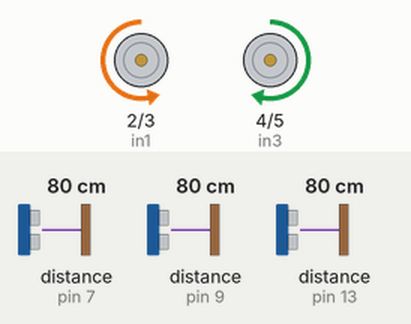
Simulated run of this sketch. Board: Arduino Uno, built with avr-gcc and run on an emulated ATmega328P. On the bench: motor-driver pin pairs drawn as motors (green arrow = first pin HIGH = forward, orange = second pin HIGH = backward, longer = more drive, scaled by the enable pin). Wiring (inferred from the names in the program): 3 × ultrasonic range finder: trigger pin 6, echo pin 7 / trigger pin 8, echo pin 9 / trigger pin 12, echo pin 13. Inputs (shaded band) come from the test bench; at power-on: distance to the obstacle (sensors on pin 7, pin 9, pin 13) 80 cm. The echo pulse lasts 58.3 µs per cm.

Above: at 1.2 s.
1.3 s: distance to the obstacle (sensor on pin 7) set to 28 cm
2.8 s: distance to the obstacle (sensor on pin 7) set to 24 cm
At 3.4 s:
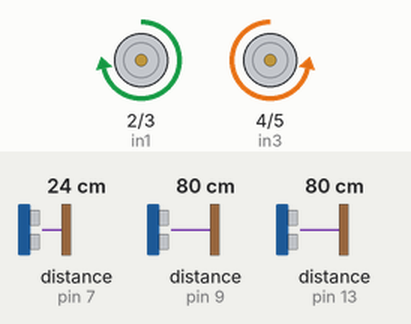
5.8 s: distance to the obstacle (sensor on pin 9) set to 35 cm
At 6.3 s:
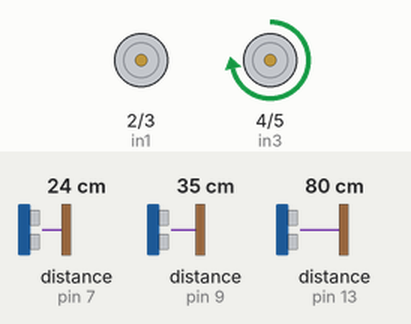
8.8 s: distance to the obstacle (sensor on pin 13) set to 2 cm
11.8 s: distance to the obstacle (sensor on pin 13) set to 35 cm
14.8 s: distance to the obstacle (sensor on pin 13) set to 4 cm
At 15.9 s:
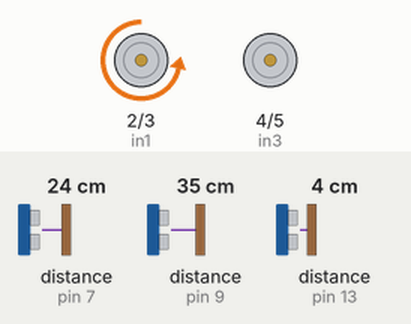
Timing chart, 0 to 18.8 s (numbered marks = the images above; inputs shaded):
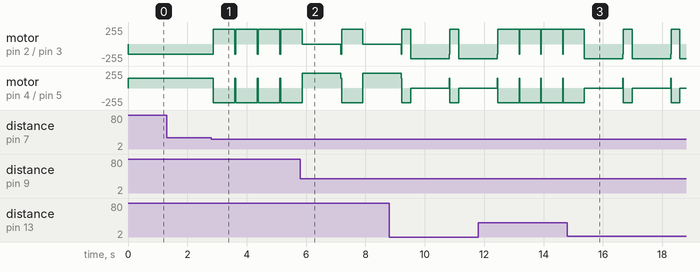

The sketch:

Obstacle_Avoidance_Part_2_v3.ino
```cpp
const int buzzer = A5;
const int trigPin1 = 6;
const int echoPin1 = 7;
const int trigPin2 = 8; //13;
const int echoPin2 = 9;
const int trigPin3 = 12; //PWM enabled
const int echoPin3 = 13; // PWM enabled
const int in1 = 2;
const int in2 = 3;
const int in3 = 4;
const int in4 = 5;
const int enA = 10; // change to trigpin3
const int enB = 11; // change to echopin3
#define fullSpeed 220
#define PWM 150
#define minDistance 50
#define maxDistance 500

void setup()
{
 //Serial.begin (9600);
 pinMode(trigPin1, OUTPUT);
 pinMode(echoPin1, INPUT);
 pinMode(trigPin2, OUTPUT);
 pinMode(echoPin2, INPUT);
 pinMode(trigPin3, OUTPUT);
 pinMode(echoPin3, INPUT);
 pinMode (in1, OUTPUT);
 pinMode (in2, OUTPUT);
 pinMode (in3, OUTPUT);
 pinMode (in4, OUTPUT);
 pinMode (enA, OUTPUT);
 pinMode (enB, OUTPUT);
}


void loop(){

  forward();

 if ( FrontSensor() < minDistance && RightSensor() < minDistance && LeftSensor() < minDistance ) // obstacle infront of all 3 sides
 {
        reverse();
        delay(700);

        if ( RightSensor() > LeftSensor() ) // after reversing, RIGHT side has more space
 {
        //reverse();
        //delay(700);
        turn_right();
        delay(1300);
        //forward();
 }
        else if ( RightSensor() < LeftSensor() ) // after reversing, LEFT side has more space
 {
        turn_left();
        delay(1300);
        //forward();
 }

 }


 else if ( FrontSensor() < minDistance && RightSensor() < minDistance && LeftSensor() > minDistance ) // obstacle on RIGHT and FRONT side
 {
 reverse();
 delay(300);
 turn_left (); // turn left side
 delay(1300);
 }


 else if ( FrontSensor() < minDistance && RightSensor() >minDistance && LeftSensor() < minDistance ) // obstacle on LEFT and FRONT side
 {
 reverse();
 delay(300);
 turn_right (); // turn right side
 delay(1300);
 }


 else if ( FrontSensor() < minDistance && RightSensor() > minDistance && LeftSensor() > minDistance ) // obstacle just in FRONT
 {
 reverse (); // reverse
 delay(700);
        if ( RightSensor() > LeftSensor() ) // after reversing, RIGHT side has more space
 {
        turn_right();
        delay(1300);
 }
        else if ( RightSensor() < LeftSensor() ) // after reversing, LEFT side has more space
 {
        turn_left();
        delay(1300);
 }
 }


 else if ( FrontSensor() > minDistance && RightSensor() > minDistance && LeftSensor() < minDistance ) // obstacle just on the LEFT
 {
 reverse();
 delay(300);
 turn_right ();
 delay(1300);
 }


 else if ( FrontSensor() > minDistance && RightSensor () < minDistance && LeftSensor() > minDistance ) // obstacle just on the RIGHT
 {
 reverse();
 delay(300);
 turn_left ();
 delay(1300);
 }

 else if ( FrontSensor() > minDistance && RightSensor () > minDistance && LeftSensor() > minDistance ) // No obstacle
 {
 forward();
 }

///////////////////////////////////EXCEPTION CASES///////////////////////////////////////////
 else if ( (FrontSensor() < 10 || RightSensor() < 10 || LeftSensor() < 10) || (FrontSensor() > 500 || RightSensor() > 500 || LeftSensor() > 500) ) // Any obstacle that is too close
 {
 reverse();
 delay(900);
 }


 else
 {
 forward();
 }


}


void forward ()

{
 digitalWrite(in1, LOW);
 digitalWrite(in2, HIGH);
 digitalWrite(in3, HIGH);
 digitalWrite(in4, LOW);
 analogWrite(enA, PWM);
 analogWrite(enB, PWM);
}


void turn_left ()
{
 digitalWrite(in1, LOW);
 digitalWrite(in2, LOW);
 digitalWrite(in3, HIGH);
 digitalWrite(in4, LOW);
 analogWrite(enA, fullSpeed);
 analogWrite(enB, fullSpeed);
}


void turn_right ()
{
 digitalWrite(in1, LOW);
 digitalWrite(in2, HIGH);
 digitalWrite(in3, LOW);
 digitalWrite(in4, LOW);
 analogWrite(enA, fullSpeed);
 analogWrite(enB, fullSpeed);
}


void reverse ()
{
 digitalWrite(in1, HIGH);
 digitalWrite(in2, LOW);
 digitalWrite(in3, LOW);
 digitalWrite(in4, HIGH);
 analogWrite(enA, fullSpeed);
 analogWrite(enB, fullSpeed);
}


void stop()
{
 digitalWrite(in1, LOW);
 digitalWrite(in2, LOW);
 digitalWrite(in3, LOW);
 digitalWrite(in4, LOW);
 analogWrite(enA, 0);
 analogWrite(enB, 0);
}

long FrontSensor ()
{
 long dur;
 long cm;
 long bestEstimate;

 digitalWrite(trigPin1, LOW);
 delayMicroseconds(5); // delays are required for a succesful sensor operation.
 digitalWrite(trigPin1, HIGH);
 delayMicroseconds(10); //this delay is required as well!
 digitalWrite(trigPin1, LOW);
 dur = pulseIn(echoPin1, HIGH);
 // CHANGED HERE TO ADD POST PROCESSING. NOT DONE
 cm = (dur/29.1);// convert the minDistancetance to centimeters.
 // post process values
 bestEstimate = cm;
 return bestEstimate;
}


long RightSensor ()
{
 long dur;
 digitalWrite(trigPin2, LOW);
 delayMicroseconds(5); // delays are required for a succesful sensor operation.
 digitalWrite(trigPin2, HIGH);
 delayMicroseconds(10); //this delay is required as well!
 digitalWrite(trigPin2, LOW);
 dur = pulseIn(echoPin2, HIGH);
 return (dur/29.1);// 62, convert the minDistancetance to centimeters.
}


long LeftSensor ()
{
 long dur;
 digitalWrite(trigPin3, LOW);
 delayMicroseconds(5); // delays are required for a succesful sensor operation.
 digitalWrite(trigPin3, HIGH);
 delayMicroseconds(10); //this delay is required as well!
 digitalWrite(trigPin3, LOW);
 dur = pulseIn(echoPin3, HIGH);
 return (dur/29.1);// 50,convert the minDistancetance to centimeters.
}
```

Measured:
- the behaviour switches between 26 and 25 cm on distance to the obstacle (sensor on pin 7) (found by bisection; images 0 and 1)
- after the input at 1.3 s, every drawn part: stays the same
- after the input at 2.8 s, motor on pin 2 (in1) / pin 3 (in2): backward 150/255 → forward 220/255 after 0.08 s; motor on pin 4 (in3) / pin 5 (in4): forward 150/255 → backward 220/255 after 0.08 s
- after the input at 14.8 s, motor on pin 2 (in1) / pin 3 (in2): alternates forward 220/255 for 0.31 s and backward 220/255 for 1.3 s, starting after 0.57 s; motor on pin 4 (in3) / pin 5 (in4): alternates backward 220/255 for 0.31 s and stopped for 1.3 s, starting after 0.57 s
